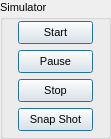
   <widget class="QGroupBox" name="groupBox_2">
    <property name="geometry">
     <rect>
      <x>10</x>
      <y>100</y>
      <width>111</width>
      <height>139</height>
     </rect>
    </property>
    <property name="font">
     <font>
      <pointsize>8</pointsize>
     </font>
    </property>
    <property name="title">
     <string>Simulator</string>
    </property>
    <widget class="QPushButton" name="startButton">
     <property name="geometry">
      <rect>
       <x>18</x>
       <y>21</y>
       <width>75</width>
       <height>23</height>
      </rect>
     </property>
     <property name="sizePolicy">
      <sizepolicy hsizetype="Maximum" vsizetype="Fixed">
       <horstretch>0</horstretch>
       <verstretch>0</verstretch>
      </sizepolicy>
     </property>
     <property name="mouseTracking">
      <bool>true</bool>
     </property>
     <property name="toolTip">
      <string/>
     </property>
     <property name="toolTipDuration">
      <number>-1</number>
     </property>
     <property name="styleSheet">
      <string notr="true">font: 8pt &quot;Arial&quot;;</string>
     </property>
     <property name="text">
      <string>Start</string>
     </property>
     <property name="checkable">
      <bool>false</bool>
     </property>
     <property name="autoDefault">
      <bool>false</bool>
     </property>
     <property name="default">
      <bool>true</bool>
     </property>
    </widget>
    <widget class="QPushButton" name="pauseButton">
     <property name="geometry">
      <rect>
       <x>18</x>
       <y>50</y>
       <width>75</width>
       <height>23</height>
      </rect>
     </property>
     <property name="sizePolicy">
      <sizepolicy hsizetype="Maximum" vsizetype="Fixed">
       <horstretch>0</horstretch>
       <verstretch>0</verstretch>
      </sizepolicy>
     </property>
     <property name="styleSheet">
      <string notr="true">font: 8pt &quot;Arial&quot;;</string>
     </property>
     <property name="text">
      <string>Pause</string>
     </property>
     <property name="checkable">
      <bool>false</bool>
     </property>
     <property name="autoDefault">
      <bool>false</bool>
     </property>
     <property name="default">
      <bool>true</bool>
     </property>
    </widget>
    <widget class="QPushButton" name="stopButton">
     <property name="geometry">
      <rect>
       <x>18</x>
       <y>79</y>
       <width>75</width>
       <height>23</height>
      </rect>
     </property>
     <property name="sizePolicy">
      <sizepolicy hsizetype="Maximum" vsizetype="Fixed">
       <horstretch>0</horstretch>
       <verstretch>0</verstretch>
      </sizepolicy>
     </property>
     <property name="styleSheet">
      <string notr="true">font: 8pt &quot;Arial&quot;;</string>
     </property>
     <property name="text">
      <string>Stop</string>
     </property>
     <property name="checkable">
      <bool>false</bool>
     </property>
     <property name="autoDefault">
      <bool>false</bool>
     </property>
     <property name="default">
      <bool>true</bool>
     </property>
    </widget>
    <widget class="QPushButton" name="snapshotButton">
     <property name="geometry">
      <rect>
       <x>18</x>
       <y>108</y>
       <width>75</width>
       <height>23</height>
      </rect>
     </property>
     <property name="sizePolicy">
      <sizepolicy hsizetype="Maximum" vsizetype="Fixed">
       <horstretch>0</horstretch>
       <verstretch>0</verstretch>
      </sizepolicy>
     </property>
     <property name="styleSheet">
      <string notr="true">font: 8pt &quot;Arial&quot;;</string>
     </property>
     <property name="text">
      <string>Snap Shot</string>
     </property>
     <property name="checkable">
      <bool>false</bool>
     </property>
     <property name="autoDefault">
      <bool>false</bool>
     </property>
     <property name="default">
      <bool>true</bool>
     </property>
    </widget>
   </widget>
